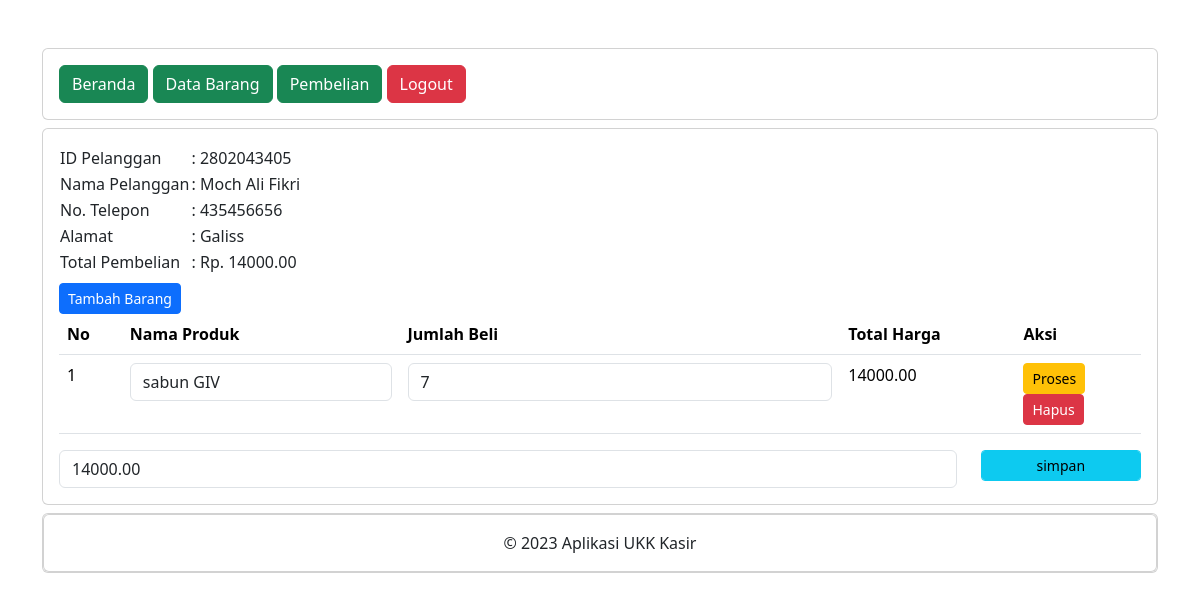
Page /petugas/detail_pembelian.php?PelangganID=2802043405 (signed in) on the committed database.
### tables this page shows
CREATE TABLE `penjualan` (
  `PenjualanID` int(11) NOT NULL,
  `TanggalPenjualan` date NOT NULL,
  `TotalHarga` decimal(10,2) NOT NULL,
  `PelangganID` int(11) UNSIGNED NOT NULL
);

CREATE TABLE `pelanggan` (
  `PelangganID` int(11) UNSIGNED NOT NULL,
  `NamaPelanggan` varchar(255) NOT NULL,
  `Alamat` text NOT NULL,
  `NomorTelepon` varchar(15) NOT NULL
);

CREATE TABLE `detailpenjualan` (
  `DetailID` int(11) NOT NULL,
  `PenjualanID` int(11) NOT NULL,
  `ProdukID` int(11) DEFAULT NULL,
  `JumblahProduk` int(11) NOT NULL,
  `Subtotal` decimal(10,2) NOT NULL
);

CREATE TABLE `produk` (
  `ProdukID` int(11) NOT NULL,
  `NamaProduk` varchar(255) NOT NULL,
  `Harga` decimal(10,2) NOT NULL,
  `Stok` int(11) NOT NULL
);

### petugas/detail_pembelian.php (the view, shortened to what this page needs)
<?php
include '../koneksi.php';
include "header.php";
include "navbar.php";
?>
<div class="card mt-2">
    <div class="card-body">
        <?php
        $PelangganID = $_GET['PelangganID'];
        $data = mysqli_query($koneksi,"SELECT * FROM pelanggan INNER JOIN penjualan ON pelanggan.PelangganID=penjualan.PelangganID");
        while($d = mysqli_fetch_array($data)){
            ?>
            <?php if ($d['PelangganID'] == $PelangganID) { ?>
            <table>
                <tr>
                    <td>ID Pelanggan</td>
                    <td>: <?= $d['PelangganID']; ?></td>
                </tr>
                <tr>
                    <td>Nama Pelanggan</td>
                    <td>: <?= $d['NamaPelanggan']; ?></td>
                </tr>
                <tr>
                    <td>No. Telepon</td>
                    <td>: <?= $d['NomorTelepon']; ?></td>
                </tr>
                <tr>
                    <td>Alamat</td>
                    <td>: <?= $d['Alamat']; ?></td>
                </tr>
                <tr>
                    <td>Total Pembelian</td>
                    <td>: Rp. <?= $d['TotalHarga']; ?></td>
                </tr>
            </table>
            <form method="post" action="tambah_detail_penjualan.php">
                <button type="submit" class="btn btn-primary btn-sm mt-2">Tambah Barang</button>
            </form>
            <table class="table">
                <thead>
                    <tr>
                        <th>No</th>
                        <th>Nama Produk</th>
                        <th>Jumlah Beli</th>
                        <th>Total Harga</th>
                        <th>Aksi</th>
                    </tr>
                </thead>
                <tbody>
                    <?php
                    $nos = 1;
                    $detailpenjualan = mysqli_query($koneksi,"SELECT * FROM detailpenjualan");
                    while($d_detailpenjualan = mysqli_fetch_array($detailpenjualan)){
                    ?>
                    <?php
                    if ($d_detailpenjualan['PenjualanID'] == $d['PenjualanID']) { ?>
                        <tr>
                            <td><?= $nos++; ?></td>
                            <td>
                                <form action="simpan_barang_beli.php" method="post">
                                    <div class="form-group">
                                        <select name="ProdukID" class="form-control" onchange="this.form.submit()">
                                            <?php
                                            $produk = mysqli_query($koneksi,"SELECT * FROM produk  WHERE stok > 0");
                                            while($d_produk =  mysqli_fetch_array($produk)){
                                                ?>
                                                <option value="<?= $d_produk['ProdukID']; ?>" <?php if($d_produk['ProdukID']==$d_detailpenjualan['ProdukID']) { echo "selected"; }?>><?= $d_produk['NamaProduk']; ?></option>
                                            <?php } ?>
                                        </select>
                                    </div>
                                </form>
                            </td>
                            <td>
                                <form method="post" action="hitung_subtotal.php">
                                    <div class="form-group">
                                        <input type="number" name="JumblahProduk" value="<?= $d_detailpenjualan['JumblahProduk']; ?>" class="form-control">
                                    </div>
                                </td>
                                <td><?= $d_detailpenjualan['Subtotal']; ?></td>
                                <td>
                                    <button type="submit" class="btn btn-warning btn-sm">Proses</button>
                                <form method="post" action="hapus_detail_pembelian.php">
                                    <button type="submit" class="btn btn-danger btn-sm">Hapus</button>
                                </form>
                            </td>
                        </tr>
                    <?php } else {
                        ?>
                        <?php
                    }
                    }
                    ?>
                </tbody>
            </table>
            <form method="post" action="simpan_total_harga.php">
                <?php
                $detailpenjualan =  mysqli_query($koneksi, "SELECT SUM(subtotal) AS TotalHarga FROM detailpenjualan WHERE PenjualanID='$d[PenjualanID]'");
                $row =  mysqli_fetch_assoc($detailpenjualan);
                $sum = $row['TotalHarga'];
                ?>
                <div class="row">
                    <div class="col-sm-10">
                        <div class="form-group">
                            <input type="text" class="form-control" name="TotalHarga" value="<?= $sum ?>">
                        </div>
                    </div>
                    <div class="col-sm-2">
                        <div class="form-group">
                            <button class="btn btn-info btn-sm form-control" type="submit">simpan</button>
                        </div>
                    </div>
                </div>
            </form>
        <?php } else { ?>
            <?php
        }
        }
        ?>
    </div>
</div>
<?php
include "footer.php";
?>

### rows in the picture
penjualan: PelangganID "2802043405", PelangganID.NamaPelanggan "Moch Ali Fikri", PelangganID.NomorTelepon "435456656", PelangganID.Alamat "Galiss", TotalHarga "14000.00"
detailpenjualan: ProdukID "sabun GIV", JumblahProduk "7", Subtotal "14000.00"
